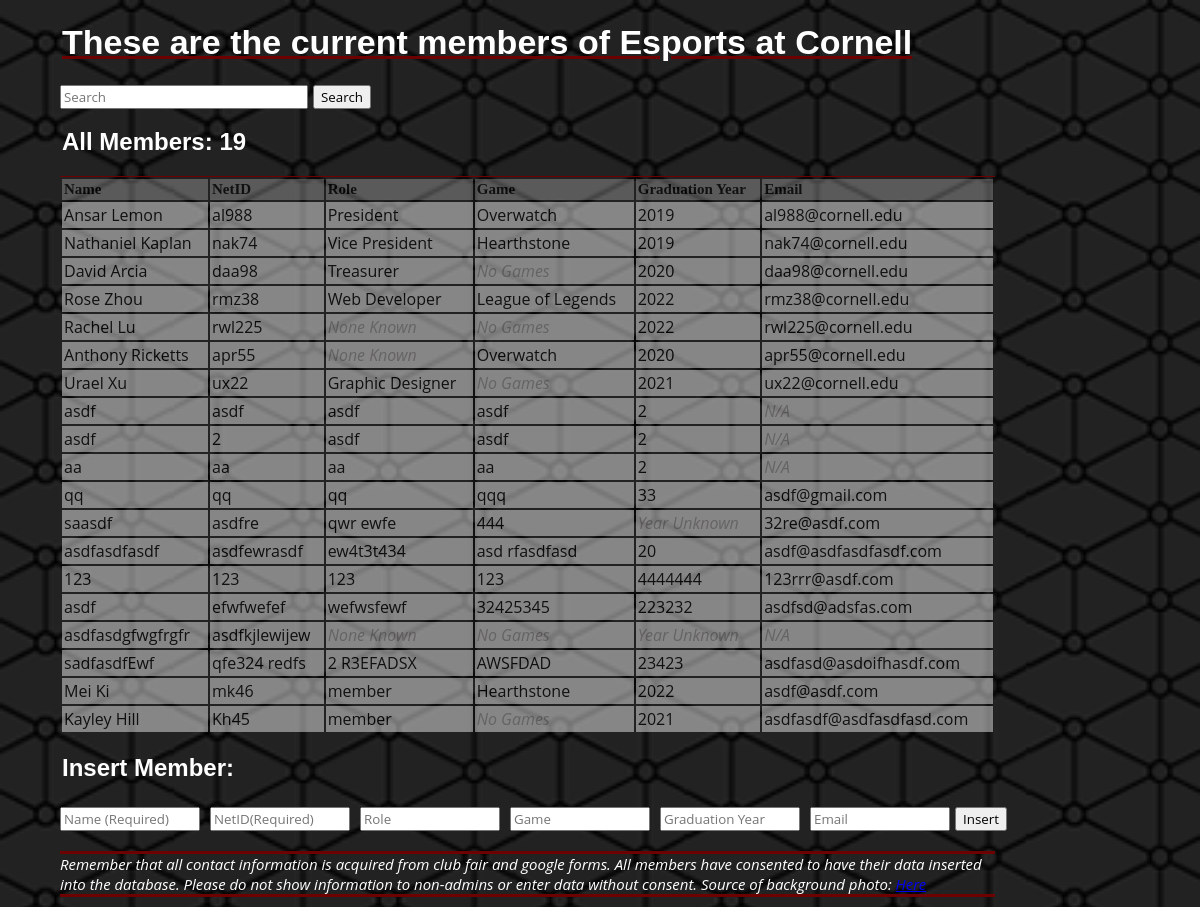
The page / on the database its author committed.
### tables this page shows
CREATE TABLE "club_members" (
	`name`	TEXT NOT NULL,
	`netid`	TEXT NOT NULL UNIQUE,
	`role`	TEXT,
	`game`	TEXT,
	`graduation_year`	INTEGER,
	`email`	TEXT,
	`id`	INTEGER NOT NULL PRIMARY KEY AUTOINCREMENT UNIQUE
);

### includes/init.php (called while the page is built, shortened)
<?php
function exec_sql_query($db, $sql, $params = array())
{
  $query = $db->prepare($sql);
  if ($query and $query->execute($params)) {
    return $query;
  }
  return null;
}
?>

### index.php (the view, shortened to what this page needs)
<?php
include("includes/init.php");
$db = open_sqlite_db("secure/data.sqlite");
function print_record($record){?>
  <tr>
    <td><?php echo htmlspecialchars($record["name"]); ?> </td>
    <td><?php echo htmlspecialchars($record["netid"]); ?> </td>
    <td <?php fade_words($record["role"]) ?>><?php echo htmlspecialchars(convert_null($record["role"], "role")); ?> </td>
    <td <?php fade_words($record["game"]) ?>><?php echo htmlspecialchars(convert_null($record["game"], "game")); ?> </td>
    <td <?php fade_words($record["graduation_year"]) ?>><?php echo htmlspecialchars(convert_null($record["graduation_year"],"graduation_year")); ?> </td>
    <td <?php fade_words($record["email"]) ?>><?php echo htmlspecialchars(convert_null($record["email"], "eamil")); ?> </td>
</tr>
<?php }
function convert_null($item, $type){
  if($item == NULL){
    if($type == "game"){
      return "No Games";
    }
    else if($type == "email"){
      return "No Email";
    }
    else if($type == "graduation_year"){
      return "Year Unknown";
    }
    else if($type == "role"){
      return "None Known";
    }
    else{
      return "N/A";
    }
  }
  else{
    return $item;
  }
}
function fade_words($item){
  if($item == NULL){
    echo "class = faded";
  }
}
if ($_GET['search_box'] != "" || $_GET['search_box'] != NULL && isset($_GET['search'])){
  $do_the_search = TRUE;
  $search_box = filter_input(INPUT_GET, "search_box", FILTER_SANITIZE_STRING);
  $search_box = trim($search_box);
}else{
  $do_the_search = FALSE;
  $search_box = NULL;
}
?>
<!DOCTYPE html>
<html lang="en">
<head>
  <link rel="stylesheet" href="styles/site.css">
</head>
<body>
  <header>
    <h1><?php include("includes/title.php"); ?></h1>
  </header>
  <form id = "search_form" method = "get" action = "index.php">
      <div class = "pad_box">
        <input id = "search_box" type = "text" placeholder = "Search" name="search_box">
        <button id = "search" type="submit" name = "search" value = "asdf">Search</button>
      </div>
  </form>
  <?php
    if($do_the_search){
      $sql = "SELECT * FROM club_members WHERE name LIKE '%'||:search||'%' OR graduation_year LIKE '%'||:search||'%' OR netid LIKE '%'||:search||'%' OR role LIKE '%'||:search||'%' OR game LIKE '%'||:search||'%' OR email LIKE '%'||:search||'%';";
      $params = array(
        ':search' => $search_box
      );
    } else {
      $sql = "SELECT * FROM club_members";
      $params = array();
    }
    $result = exec_sql_query($db, $sql, $params);
    $records = $result->fetchAll();
  ?>
  <?php if($do_the_search){ ?>
            <h2>Search Results: <?php echo count($records); ?></h2>
            <p>Searching for nothing will display all members again</p>
  <?php }else{ ?>
            <h2>All Members: <?php echo count($records); ?></h2>
  <?php } ?>
<div class = "black_box">
  <table>
    <tr>
      <th>Name</th>
      <th>NetID</th>
      <th>Role</th>
      <th>Game</th>
      <th>Graduation Year</th>
      <th>Email</th>
    </tr>
  <?php
  if(count($records) > 0){
    foreach($records as $record){
      print_record($record);
    }
  } else{
    echo "<tr class = 'faded'> <td colspan = '6'>None Found </td></tr>";
  }?>
  </table>
</div>
  <div class = "white_box">
    <h2>Insert Member:</h2>
    <form id = "insert_form" method = "get" action = "index.php">
      <fieldset id = "iform">
        <div class = "pad_box">
          <input id = "name" type = "text" placeholder = "Name (Required)" name="insert_name">
          <input id = "netid" type = "text" placeholder = "NetID(Required)" name="insert_netid">
          <input id = "role" type = "text" placeholder = "Role" name="insert_role">
          <input id = "game" type = "text" placeholder = "Game" name="insert_game">
          <input id = "graduation_year" type = "text" placeholder = "Graduation Year" name="insert_graduation_year">
          <input id = "email" type = "email" placeholder = "Email" name="insert_email">
          <button id = "insert" name = "insert" value = "insert">Insert</button>
        </div>
      </fieldset>
    </form>
  </div>
  <?php include("includes/footer.php"); ?>
</body>
</html>

### includes/title.php
<?php $index = "These are the current members of Esports at Cornell";
if($searched){
}else if($_SERVER['PHP_SELF'] == "index.php"){
    echo $index;
}
else{
    echo $index;
}
?>

### includes/footer.php
<?php
    echo "<footer id='footer'>Remember that all contact information is acquired from club fair and google forms. All members have consented to have their data inserted into the database. Please do not show information to non-admins or enter data without consent. Source of background photo: <cite><a href='https://www.toptal.com/designers/subtlepatterns/patterns/connectwork.png'>Here</a></cite></footer>";
?>

### styles/site.css (style rules this page uses)
* { font-family: 'Open Sans', sans-serif; }
#search_box { display: inline-block; }
#search { display:inline-block; }
table, th, td { border: 1px solid transparent; }
table { margin: 10px; border:none; border-top: 1.5px solid rgb(109, 0, 0); width: 85%; }
h1 { font-size: 34px; color: white; margin-left: 12px; font-family: "Arial Black", Gadget, sans-serif; text-decoration: underline; text-decoration-color: rgb(109, 0, 0); }
h2 { color: white; margin-left: 12px; font-family: "Arial Black", Gadget, sans-serif; }
th { background-color:rgba(255, 255, 255, .5); opacity: 50%; font-family: "verdana"; font-size: 15px; max-width: 10%; min-width: 7%; text-align: left; margin-left: 5px; margin-right: 5px; }
input { width: 11vw; float: left; margin-left: 10px; }
#name { margin-left: 0px; }
#search_box { width: 20vw; display: inline-block; margin-left: 0px; }
td { max-width: 10%; min-width: 7%; text-align: left; margin-left: 5px; margin-right: 5px; background-color:rgba(255, 255, 255, .9); opacity: 50%; }
body { background-image: url("/images/black_pattern.png"); background-repeat: no-repeat; background-size: cover; }
form { margin: 10px; }
#iform { display:inline-block; border:none; margin-left: 0px; padding:0px; padding-top:5px; padding-bottom: 5px; margin-right: auto; }
.white_box { margin-top: 15px; width: 85vw; margin-bottom: 15px; }
#footer { border-top: 3px solid rgb(109, 0, 0); border-bottom: 3px solid rgb(109, 0, 0); margin:10px; margin-right:30px; color: rgb(255, 255, 255); font-style: italic; font-size: 15px; width: 85%; }
body { margin: 0px; padding:50px; padding-bottom: 0px; padding-top: 0px; }
.faded { color:rgb(167, 163, 163); font-style: italic; }
button { margin-left: 5px; }

### rows shown on the page
club_members: name "Ansar Lemon", netid "al988", role "President", game "Overwatch", graduation_year "2019", email "al988@cornell.edu"
club_members: name "Nathaniel Kaplan", netid "nak74", role "Vice President", game "Hearthstone", graduation_year "2019", email "nak74@cornell.edu"
club_members: name "David Arcia", netid "daa98", role "Treasurer", game "No Games", graduation_year "2020", email "daa98@cornell.edu"
club_members: name "Rose Zhou", netid "rmz38", role "Web Developer", game "League of Legends", graduation_year "2022", email "rmz38@cornell.edu"
club_members: name "Rachel Lu", netid "rwl225", role "None Known", game "No Games", graduation_year "2022", email "rwl225@cornell.edu"
club_members: name "Anthony Ricketts", netid "apr55", role "None Known", game "Overwatch", graduation_year "2020", email "apr55@cornell.edu"
club_members: name "Urael Xu", netid "ux22", role "Graphic Designer", game "No Games", graduation_year "2021", email "ux22@cornell.edu"
club_members: name "asdf", netid "asdf", role "asdf", game "asdf", graduation_year "2", email "N/A"
club_members: name "asdf", netid "2", role "asdf", game "asdf", graduation_year "2", email "N/A"
club_members: name "aa", netid "aa", role "aa", game "aa", graduation_year "2", email "N/A"
club_members: name "qq", netid "qq", role "qq", game "qqq", graduation_year "33", email "asdf@gmail.com"
club_members: name "saasdf", netid "asdfre", role "qwr ewfe", game "444", graduation_year "Year Unknown", email "32re@asdf.com"
club_members: name "asdfasdfasdf", netid "asdfewrasdf", role "ew4t3t434", game "asd rfasdfasd", graduation_year "20", email "asdf@asdfasdfasdf.com"
club_members: name "123", netid "123", role "123", game "123", graduation_year "4444444", email "123rrr@asdf.com"
club_members: name "asdf", netid "efwfwefef", role "wefwsfewf", game "32425345", graduation_year "223232", email "asdfsd@adsfas.com"
club_members: name "asdfasdgfwgfrgfr", netid "asdfkjlewijew", role "None Known", game "No Games", graduation_year "Year Unknown", email "N/A"
club_members: name "sadfasdfEwf", netid "qfe324 redfs", role "2 R3EFADSX", game "AWSFDAD", graduation_year "23423", email "asdfasd@asdoifhasdf.com"
club_members: name "Mei Ki", netid "mk46", role "member", game "Hearthstone", graduation_year "2022", email "asdf@asdf.com"
club_members: name "Kayley Hill", netid "Kh45", role "member", game "No Games", graduation_year "2021", email "asdfasdf@asdfasdfasd.com"

### other values the page prints
$index "These are the current members of Esports at Cornell"
count($records) "19"
